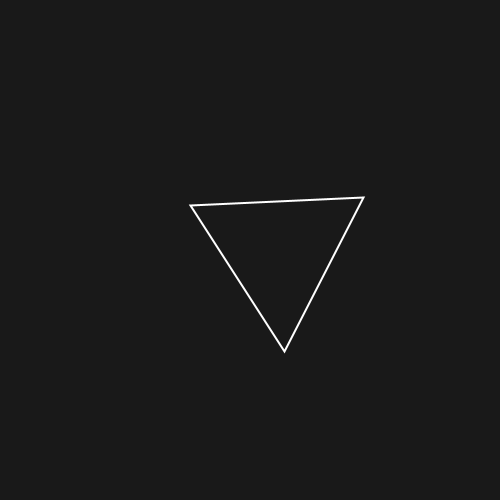
Frame 1 (no input)
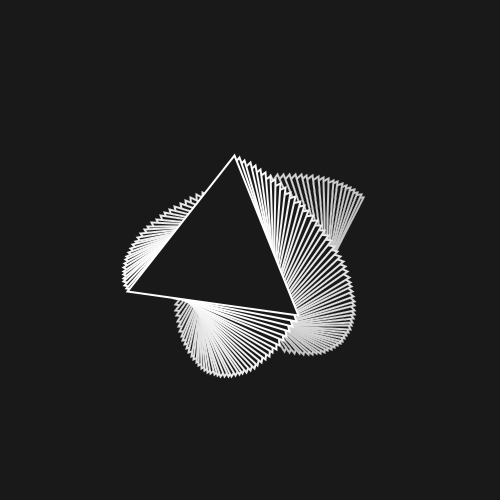
Frame 60 (the mouse pressed at the canvas centre just before this capture)
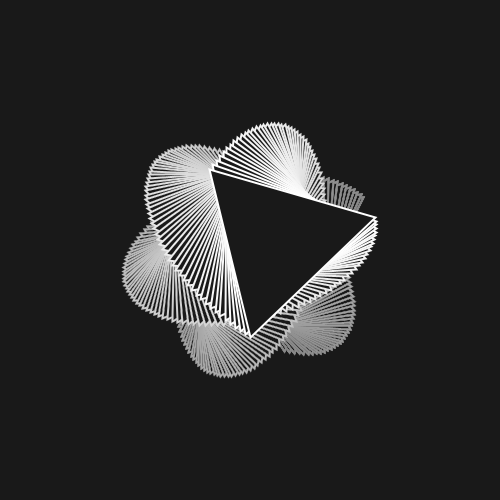
Frame 120 (the mouse held since frame 60 and released just before this capture)

The Processing sketch that drew these frames (run headless with seeded random() and noise(); from frame 60 on, the mouse is pressed at the canvas centre):

// Processing sketch: processing_84207
// ── processing_84207.pde

float counter=0;
float ccounter=0;
float w = 100;
float h = 100;
float centerx = 200;
float centery = 200;
float hue;

void setup() {  //setup function called initially, only once
  size(500, 500);
  hue=random(255);
  background(25);  //set background white
  colorMode(HSB);   //set colors to Hue, Saturation, Brightness mode
  
}
float rnd(){
    return random(2)-1;
}
void draw() {  //draw function loops 
  counter+=.05;
  ccounter+=.005;
  if(random(1.0)>.99){
  hue=random(255);
  }
  noStroke();
  //noFill();
  
  fill(25,1);
  //alpha(1);
  rect(0,0,width,height);
  fill(25);
  stroke(255);
  strokeWeight(2);
  //fill(abs(cos(ccounter))*255,105,180+random(25),random(25)+50);
  //w=h=cos(counter)*width/2;
  centerx=cos(counter)*30+width/2;
  centery=sin(counter)*30+height/2;
  //w=h=random(width/2);
triangle(centerx+sin(counter)*w, centery+cos(counter)*h, centerx+sin(counter+radians(120))*w, centery+cos(counter+radians(120))*h,centerx+sin(counter+radians(240))*w, centery+cos(counter+radians(240))*h);
    //triangle(centerx+sin(counter)*w+rnd(), centery+cos(counter)*h+rnd(), centerx+sin(counter+radians(120))*w+rnd(), centery+cos(counter+radians(120))*h+rnd(),centerx+sin(counter+radians(240))*w+rnd(), centery+cos(counter+radians(240))*h+rnd());
  
}
